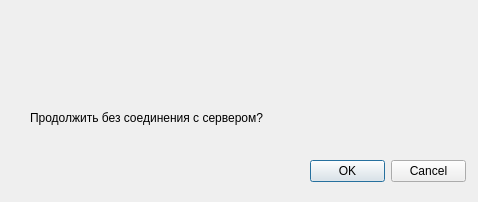
<?xml version="1.0" encoding="UTF-8"?>
<ui version="4.0">
 <class>DialogIsRunWithoutConnect</class>
 <widget class="QDialog" name="DialogIsRunWithoutConnect">
  <property name="geometry">
   <rect>
    <x>0</x>
    <y>0</y>
    <width>478</width>
    <height>202</height>
   </rect>
  </property>
  <property name="windowTitle">
   <string>Dialog</string>
  </property>
  <widget class="QDialogButtonBox" name="buttonBox">
   <property name="geometry">
    <rect>
     <x>310</x>
     <y>160</y>
     <width>156</width>
     <height>23</height>
    </rect>
   </property>
   <property name="orientation">
    <enum>Qt::Horizontal</enum>
   </property>
   <property name="standardButtons">
    <set>QDialogButtonBox::Cancel|QDialogButtonBox::Ok</set>
   </property>
  </widget>
  <widget class="QLabel" name="label_error">
   <property name="geometry">
    <rect>
     <x>30</x>
     <y>30</y>
     <width>411</width>
     <height>61</height>
    </rect>
   </property>
   <property name="text">
    <string/>
   </property>
  </widget>
  <widget class="QLabel" name="label_quetion">
   <property name="geometry">
    <rect>
     <x>30</x>
     <y>110</y>
     <width>431</width>
     <height>16</height>
    </rect>
   </property>
   <property name="text">
    <string>Продолжить без соединения с сервером?</string>
   </property>
  </widget>
 </widget>
 <resources/>
 <connections>
  <connection>
   <sender>buttonBox</sender>
   <signal>accepted()</signal>
   <receiver>DialogIsRunWithoutConnect</receiver>
   <slot>accept()</slot>
   <hints>
    <hint type="sourcelabel">
     <x>248</x>
     <y>254</y>
    </hint>
    <hint type="destinationlabel">
     <x>157</x>
     <y>274</y>
    </hint>
   </hints>
  </connection>
  <connection>
   <sender>buttonBox</sender>
   <signal>rejected()</signal>
   <receiver>DialogIsRunWithoutConnect</receiver>
   <slot>reject()</slot>
   <hints>
    <hint type="sourcelabel">
     <x>316</x>
     <y>260</y>
    </hint>
    <hint type="destinationlabel">
     <x>286</x>
     <y>274</y>
    </hint>
   </hints>
  </connection>
 </connections>
</ui>
